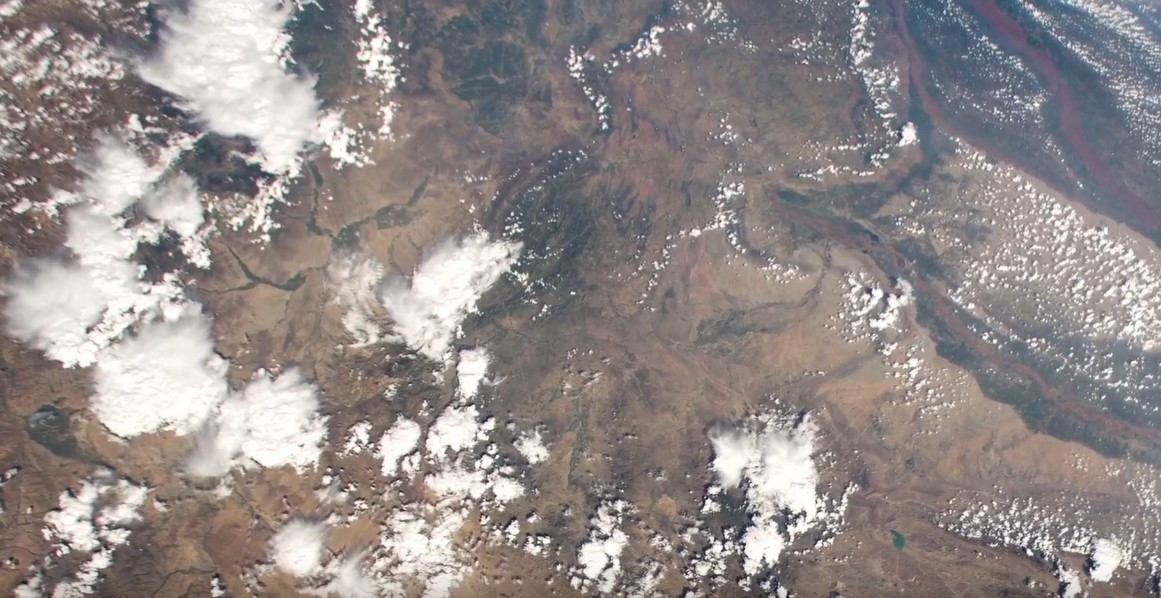
#> input picture test_images/cloud1.jpeg, 1161 x 598 px, found by its file name
$ python PointOfInterestV1.py
#> lines starting #> are read from the running program, lines starting #| are printed output that depends on the picture; after the words box and inside, x2 and y2 are one past the last pixel; in counts of white or black regions, pixels touching at a corner belong together
import copy
import cv2
import numpy as np

# filename = 'cloud.jpg'
filename = 'cloud1.jpeg'

img = cv2.imread(filename)
#> img is the input picture: shape (598, 1161, 3); mean B, G, R 137.7, 138.7, 146.4

# Image meta Data
height, width, channels = img.shape
#> height = 598; width = 1161; channels = 3
print(height, width, channels)
#| 598 1161 3

gray = cv2.cvtColor(img, cv2.COLOR_BGR2GRAY)
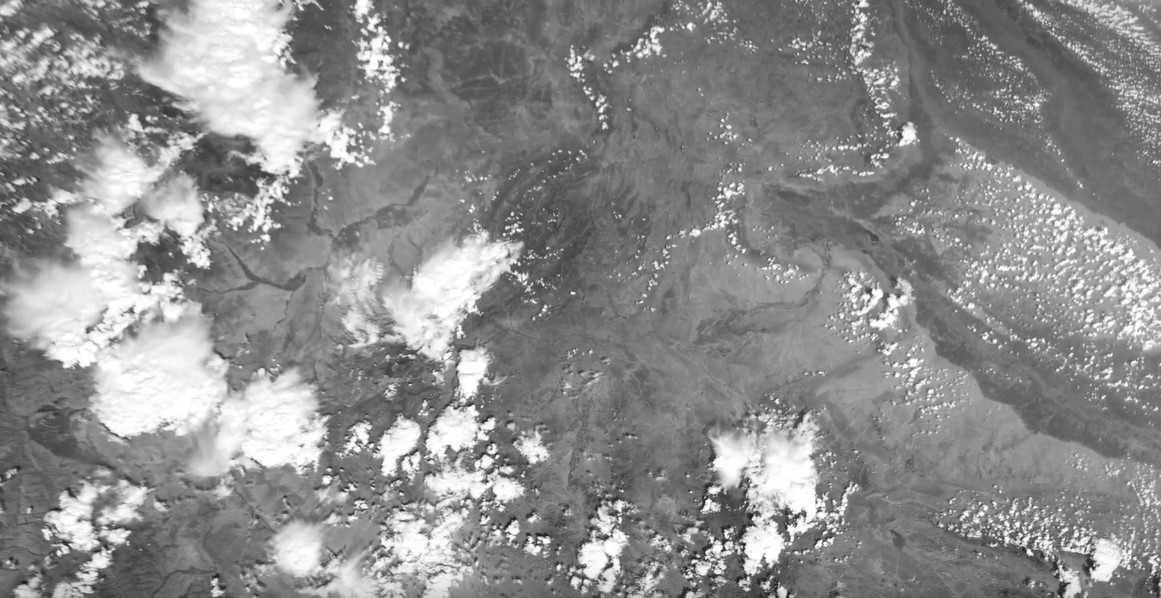
#> gray: shape (598, 1161); min 21, max 255, mean 140.9

gray = np.float32(gray)
dst = cv2.cornerHarris(gray, 2, 7, 0.04)
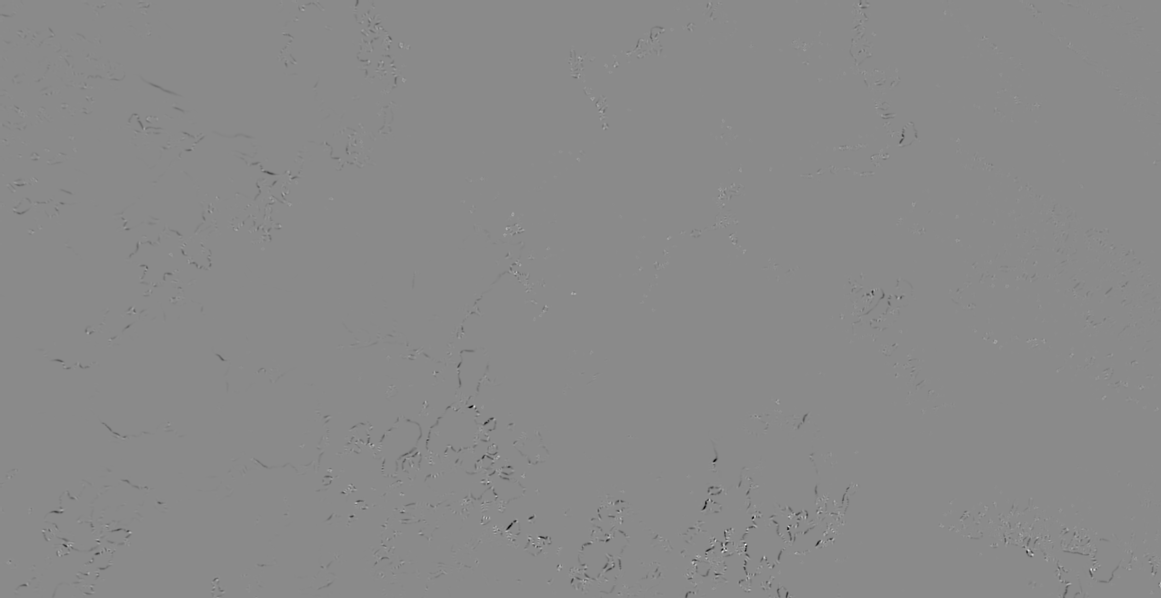
#> dst: shape (598, 1161) float32; min -3.24e+11, max 2.72e+11, mean -508203808; drawn with min black and max white
print(dst)
#> (printed output is left out)

# result is dilated for marking the corners, not important
# dst = cv2.dilate(dst, None)

# cv2.imshow("dst1",dst)
# Threshold for an optimal value, it may vary depending on the image.
img[dst > 0.01 * dst.max()] = [0, 0, 255]
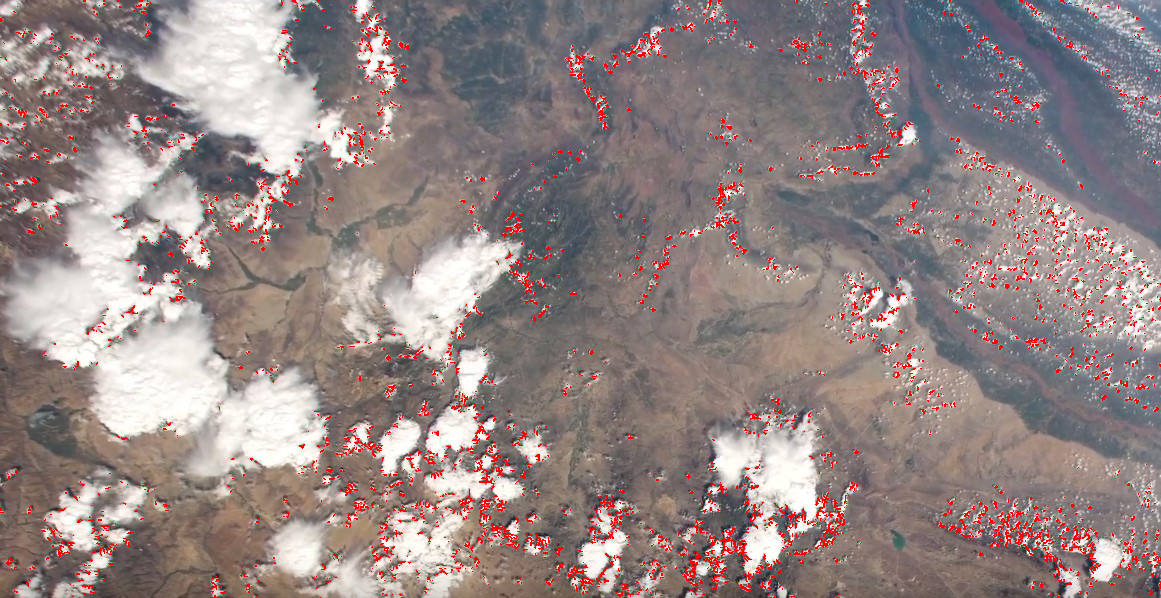
#> img: shape (598, 1161, 3); 3.04% of pixels changed, all inside (x1, y1, x2, y2) = (0, 0, 1161, 598)


superDst = copy.deepcopy(dst)

superDst[dst < 0.01 * dst.max()] = 202
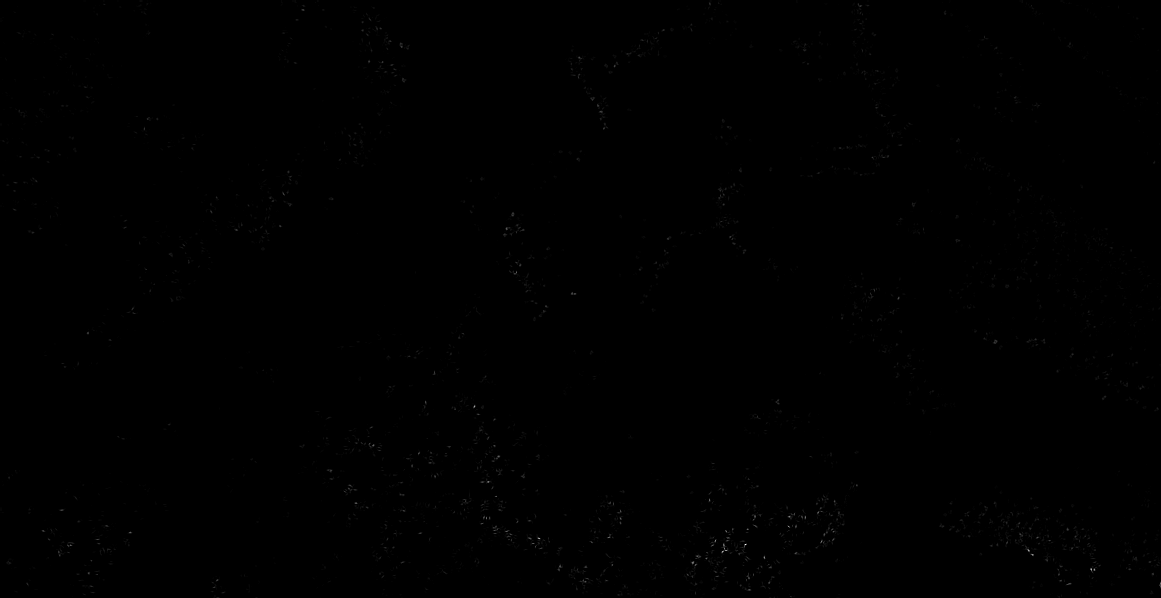
#> superDst: shape (598, 1161) float32; min 202, max 2.72e+11, mean 314944256; drawn with min black and max white

cv2.imshow("dstAfterFilltration", superDst)
cv2.imshow('dst', img)

# Roies addition.
# Write dest as txt to make it binary "edge" or "not"
k = 9
new_height = int(height / k)
#> new_height = 66
new_width = int(width / k)
#> new_width = 129


print(type(dst))
#| <class 'numpy.ndarray'>
a_file = open("ndArrayMan4.txt", "w")
a_file.close()


part = 0
startIndexW = 0
startIndexH = 0
flag =0
Threshold = (new_height*new_width)*0.01
#> Threshold = 85.14
while part<k*k:
    # Each part processed , define start Indexes.
    startIndexW = (part % k) * new_width
    startIndexH = (int( part / k )) * new_height
    # Set count for every part.
    count = 0;
    for i in range(startIndexH,startIndexH+new_height-1):
        for j in range(startIndexW,startIndexW+new_width-1):
            if superDst[i, j] != 202:
               # print(count)
                count += 1
    # Edge point statistics
    print ("part ",part," : has ",count," Dots")
    part += 1
#> after the loop, part = 81

#Print grid line
#1) print column lines

#2) print row lines
for i in range(0 , height-1):
    for j in range(0 , width-1):
        if i%new_height == 0 or j%new_width == 0:
            img[i,j] = [0, 255, 255]
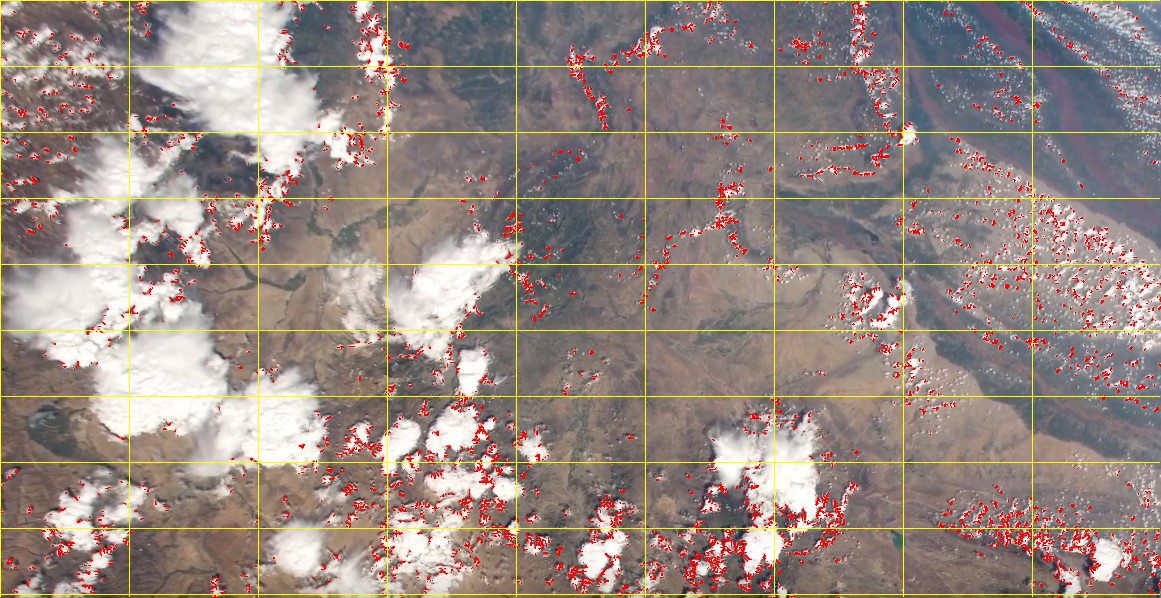
#> img: shape (598, 1161, 3); 2.43% of pixels changed, all inside (x1, y1, x2, y2) = (0, 0, 1160, 597)


cv2.imshow("superDst", img)


feat = cv2.goodFeaturesToTrack(gray, 7, 0.05, 25)
#> feat = [[488, 481], [744, 544], [69, 544], [538, 542], [788, 516], [1090, 568], [696, 555]]

if cv2.waitKey(0) & 0xff == 27:
#> (key Esc is pressed here)
   cv2.destroyAllWindows()

$ run again, with test_images/anus1.jpg copied over test_images/cloud1.jpeg
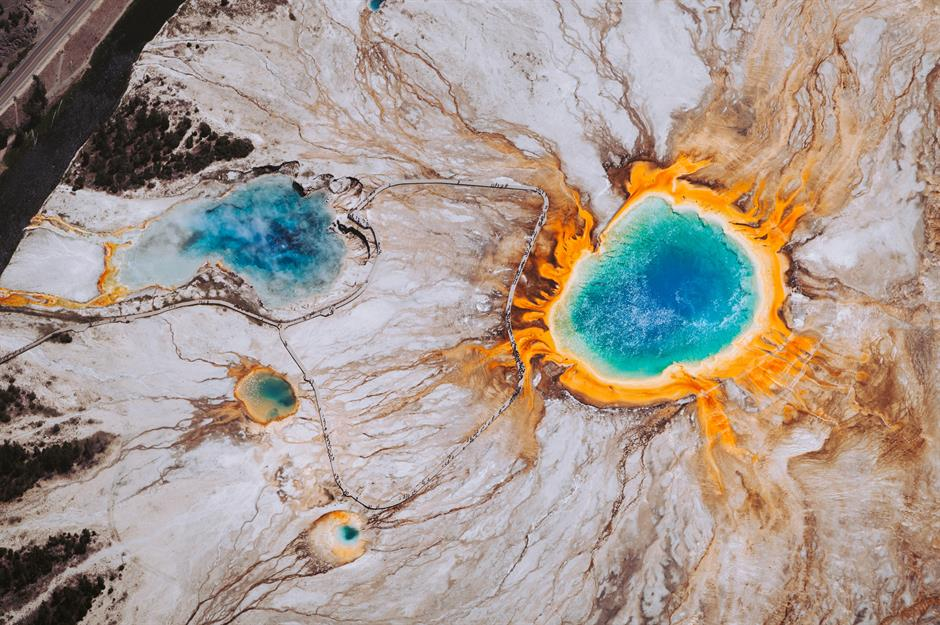
#> input picture test_images/anus1.jpg, 940 x 625 px, found by its file name
#> img is the input picture: shape (625, 940, 3); mean B, G, R 143.5, 152.7, 165.7
#| 625 940 3
#> `gray = cv2.cvtColor(img, cv2.COLOR_BGR2GRAY)`:
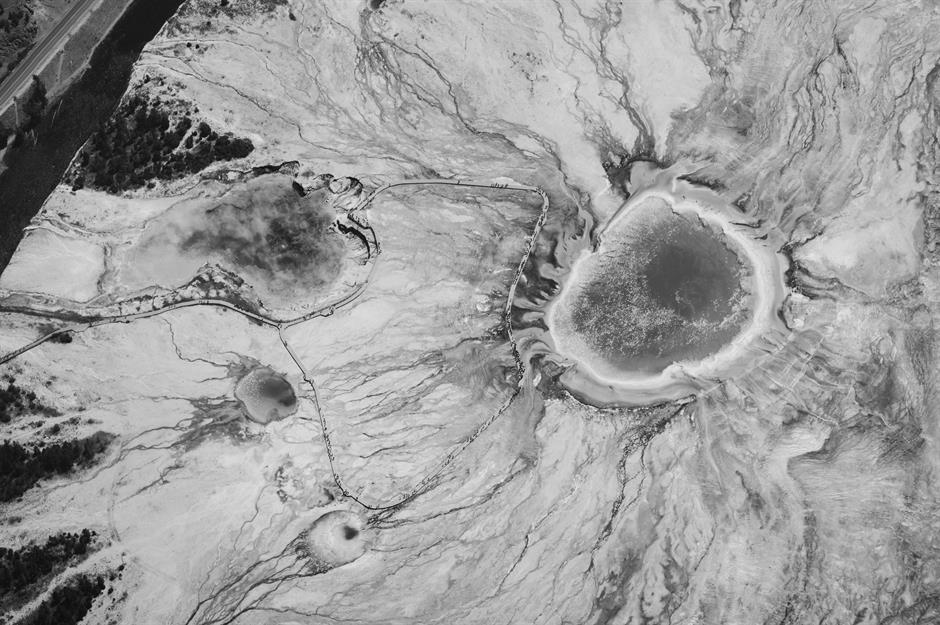
#> gray: shape (625, 940); min 0, max 243, mean 155.5
#> (printed output is left out)
#| <class 'numpy.ndarray'>
#> after the loop `for i in range(0 , height-1):`:
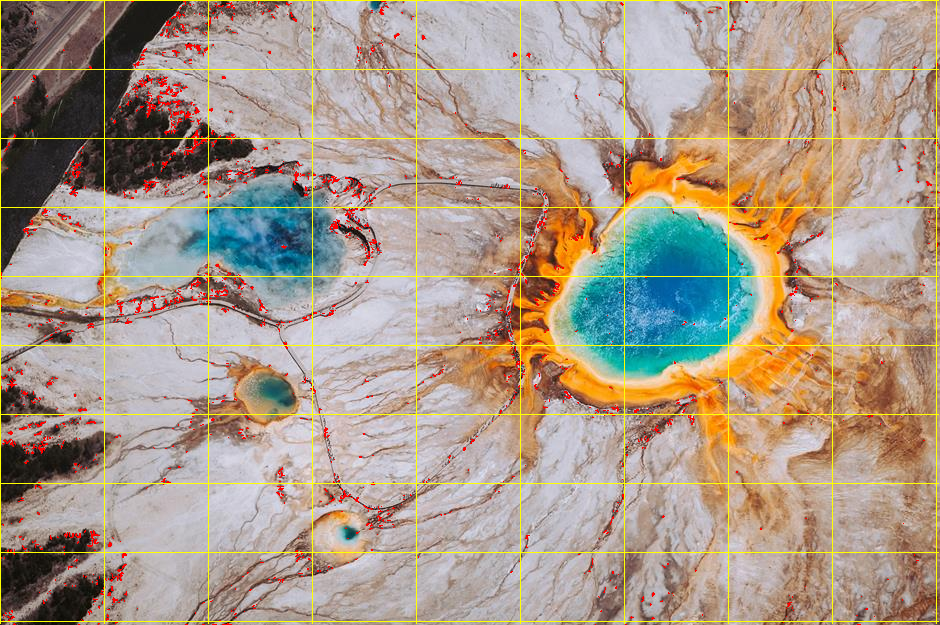
#> img: shape (625, 940, 3); mean B, G, R 138.5, 154.1, 169.7
#> feat = [[337, 220], [196, 47], [332, 176], [147, 75], [101, 591], [120, 574], [69, 533]]
